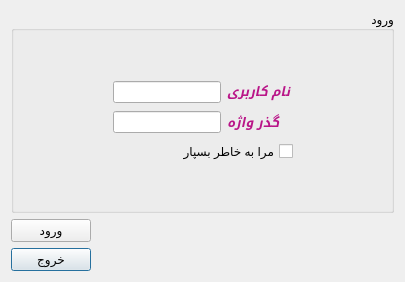
<?xml version="1.0" encoding="UTF-8"?>
<ui version="4.0">
 <class>Login</class>
 <widget class="QDialog" name="Login">
  <property name="geometry">
   <rect>
    <x>0</x>
    <y>0</y>
    <width>405</width>
    <height>282</height>
   </rect>
  </property>
  <property name="windowTitle">
   <string>Dialog</string>
  </property>
  <layout class="QGridLayout" name="gridLayout_2">
   <item row="3" column="0">
    <widget class="QPushButton" name="Exit">
     <property name="text">
      <string>خروج</string>
     </property>
    </widget>
   </item>
   <item row="2" column="0">
    <widget class="QPushButton" name="Enter">
     <property name="text">
      <string>ورود</string>
     </property>
    </widget>
   </item>
   <item row="0" column="0" colspan="2">
    <widget class="QGroupBox" name="groupBox">
     <property name="title">
      <string>ورود</string>
     </property>
     <property name="alignment">
      <set>Qt::AlignRight|Qt::AlignTop|Qt::AlignTrailing</set>
     </property>
     <property name="flat">
      <bool>false</bool>
     </property>
     <property name="checkable">
      <bool>false</bool>
     </property>
     <layout class="QGridLayout" name="gridLayout">
      <item row="1" column="1">
       <layout class="QHBoxLayout" name="horizontalLayout">
        <item>
         <layout class="QVBoxLayout" name="verticalLayout">
          <item>
           <widget class="QLineEdit" name="lineEdit_username"/>
          </item>
          <item>
           <widget class="QLineEdit" name="lineEdit_password">
            <property name="echoMode">
             <enum>QLineEdit::Password</enum>
            </property>
           </widget>
          </item>
         </layout>
        </item>
        <item>
         <layout class="QVBoxLayout" name="verticalLayout_2">
          <item>
           <widget class="QLabel" name="label">
            <property name="text">
             <string>&lt;html&gt;&lt;head/&gt;&lt;body&gt;&lt;p&gt;&lt;span style=&quot; font-size:10pt; font-weight:600; font-style:italic; color:#b91588;&quot;&gt;نام کاربری&lt;/span&gt;&lt;/p&gt;&lt;/body&gt;&lt;/html&gt;</string>
            </property>
           </widget>
          </item>
          <item>
           <widget class="QLabel" name="label_2">
            <property name="text">
             <string>&lt;html&gt;&lt;head/&gt;&lt;body&gt;&lt;p&gt;&lt;span style=&quot; font-size:10pt; font-weight:600; font-style:italic; color:#b91588;&quot;&gt;گذر واژه&lt;/span&gt;&lt;/p&gt;&lt;/body&gt;&lt;/html&gt;</string>
            </property>
           </widget>
          </item>
         </layout>
        </item>
       </layout>
      </item>
      <item row="0" column="1">
       <spacer name="verticalSpacer">
        <property name="orientation">
         <enum>Qt::Vertical</enum>
        </property>
        <property name="sizeHint" stdset="0">
         <size>
          <width>20</width>
          <height>40</height>
         </size>
        </property>
       </spacer>
      </item>
      <item row="1" column="0">
       <spacer name="horizontalSpacer_2">
        <property name="orientation">
         <enum>Qt::Horizontal</enum>
        </property>
        <property name="sizeHint" stdset="0">
         <size>
          <width>40</width>
          <height>20</height>
         </size>
        </property>
       </spacer>
      </item>
      <item row="4" column="1">
       <spacer name="verticalSpacer_2">
        <property name="orientation">
         <enum>Qt::Vertical</enum>
        </property>
        <property name="sizeHint" stdset="0">
         <size>
          <width>20</width>
          <height>40</height>
         </size>
        </property>
       </spacer>
      </item>
      <item row="1" column="2">
       <spacer name="horizontalSpacer">
        <property name="orientation">
         <enum>Qt::Horizontal</enum>
        </property>
        <property name="sizeHint" stdset="0">
         <size>
          <width>40</width>
          <height>20</height>
         </size>
        </property>
       </spacer>
      </item>
      <item row="3" column="1">
       <widget class="QCheckBox" name="checkBox">
        <property name="layoutDirection">
         <enum>Qt::RightToLeft</enum>
        </property>
        <property name="text">
         <string>مرا به خاطر بسپار</string>
        </property>
        <property name="autoRepeat">
         <bool>false</bool>
        </property>
        <property name="autoExclusive">
         <bool>false</bool>
        </property>
        <property name="tristate">
         <bool>false</bool>
        </property>
       </widget>
      </item>
     </layout>
    </widget>
   </item>
   <item row="2" column="1">
    <spacer name="horizontalSpacer_3">
     <property name="orientation">
      <enum>Qt::Horizontal</enum>
     </property>
     <property name="sizeHint" stdset="0">
      <size>
       <width>384</width>
       <height>20</height>
      </size>
     </property>
    </spacer>
   </item>
  </layout>
 </widget>
 <resources/>
 <connections>
  <connection>
   <sender>Exit</sender>
   <signal>clicked()</signal>
   <receiver>Login</receiver>
   <slot>close()</slot>
   <hints>
    <hint type="sourcelabel">
     <x>51</x>
     <y>262</y>
    </hint>
    <hint type="destinationlabel">
     <x>160</x>
     <y>193</y>
    </hint>
   </hints>
  </connection>
 </connections>
</ui>
